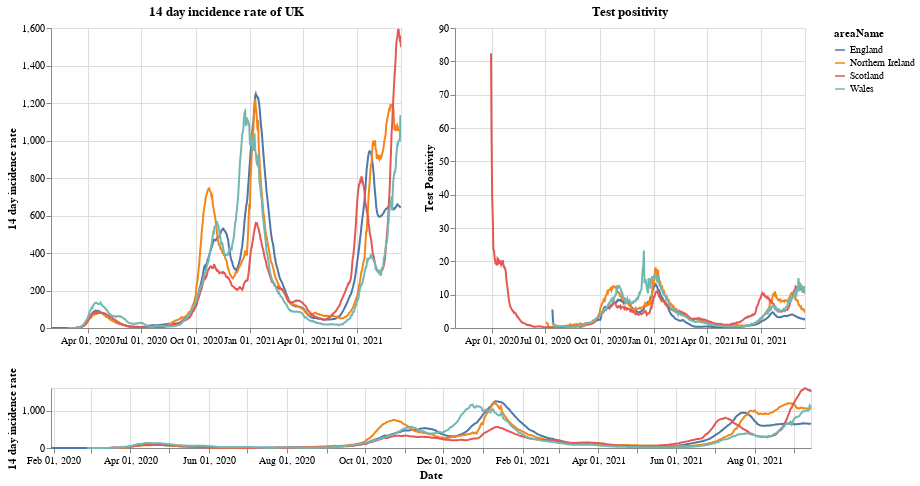

The notebook cell this image was saved under:
### Markdown cell above
# Plots

First a plot with each country in the UK. The top right shows the positivity rate for (which is the percentage of registered tests which were positive) while the top left is the 14 day incidence rate. The bottom chart can be used to select the timeframe (does not work on a mobile device).

### Code cell
#collapse
brush = alt.selection(type='interval', name='DateBrush',encodings=['x'],fields=['Time'])
leg_selection = alt.selection_multi(fields=['areaName'], bind='legend')

base = alt.Chart(uk_cases).mark_line().encode(
    x=alt.X("yearmonthdate(date):T", axis=alt.Axis(title='Date')),
    y=alt.Y("twoWeeklyCasesRate:Q", axis=alt.Axis(title='14 day incidence rate')),
    tooltip=['areaName', 'date','twoWeeklyCasesRate', 'testPositivity'],
    color='areaName',
    opacity=alt.condition(leg_selection, alt.value(2), alt.value(0.1))
).add_selection(leg_selection).properties(width=350)

upper = base.encode(alt.X('yearmonthdate(date):T', axis=alt.Axis(title=''),
                         scale=alt.Scale(domain=brush))
                   ).properties(title=f'14 day incidence rate of UK')
upper_right = upper.encode(alt.Y('testPositivity:Q', axis=alt.Axis(title='Test Positivity'))).properties(title='Test positivity')
lower = base.properties(height=60, width = 760).add_selection(brush)

(upper | upper_right) & lower

### Figure 1 — Vega-Lite specification as saved in the notebook (floating-point values rounded to 4 significant figures; data arrays with more than 128 entries replaced by an {"elided": "..."} marker saying what was removed)
{"config": {"view": {"continuousWidth": 400, "continuousHeight": 300}}, "vconcat": [{"hconcat": [{"mark": "line", "encoding": {"color": {"type": "nominal", "field": "areaName"}, "opacity": {"condition": {"value": 2, "selection": "selector001"}, "value": 0.1}, "tooltip": [{"type": "nominal", "field": "areaName"}, {"type": "temporal", "field": "date"}, {"type": "quantitative", "field": "twoWeeklyCasesRate"}, {"type": "quantitative", "field": "testPositivity"}], "x": {"type": "temporal", "axis": {"title": ""}, "field": "date", "scale": {"domain": {"selection": "DateBrush"}}, "timeUnit": "yearmonthdate"}, "y": {"type": "quantitative", "axis": {"title": "14 day incidence rate"}, "field": "twoWeeklyCasesRate"}}, "selection": {"selector001": {"type": "multi", "fields": ["areaName"], "bind": "legend"}}, "title": "14 day incidence rate of UK", "width": 350}, {"mark": "line", "encoding": {"color": {"type": "nominal", "field": "areaName"}, "opacity": {"condition": {"value": 2, "selection": "selector001"}, "value": 0.1}, "tooltip": [{"type": "nominal", "field": "areaName"}, {"type": "temporal", "field": "date"}, {"type": "quantitative", "field": "twoWeeklyCasesRate"}, {"type": "quantitative", "field": "testPositivity"}], "x": {"type": "temporal", "axis": {"title": ""}, "field": "date", "scale": {"domain": {"selection": "DateBrush"}}, "timeUnit": "yearmonthdate"}, "y": {"type": "quantitative", "axis": {"title": "Test Positivity"}, "field": "testPositivity"}}, "selection": {"selector001": {"type": "multi", "fields": ["areaName"], "bind": "legend"}}, "title": "Test positivity", "width": 350}]}, {"mark": "line", "encoding": {"color": {"type": "nominal", "field": "areaName"}, "opacity": {"condition": {"value": 2, "selection": "selector001"}, "value": 0.1}, "tooltip": [{"type": "nominal", "field": "areaName"}, {"type": "temporal", "field": "date"}, {"type": "quantitative", "field": "twoWeeklyCasesRate"}, {"type": "quantitative", "field": "testPositivity"}], "x": {"type": "temporal", "axis": {"title": "Date"}, "field": "date", "timeUnit": "yearmonthdate"}, "y": {"type": "quantitative", "axis": {"title": "14 day incidence rate"}, "field": "twoWeeklyCasesRate"}}, "height": 60, "selection": {"selector001": {"type": "multi", "fields": ["areaName"], "bind": "legend"}, "DateBrush": {"type": "interval", "encodings": ["x"], "fields": ["Time"]}}, "width": 760}], "data": {"name": "data-f2cd534d0d3b65edb4826163f8656d5e"}, "$schema": "https://vega.github.io/schema/vega-lite/v4.8.1.json", "datasets": {"data-f2cd534d0d3b65edb4826163f8656d5e": {"elided": "2284 records"}}}
